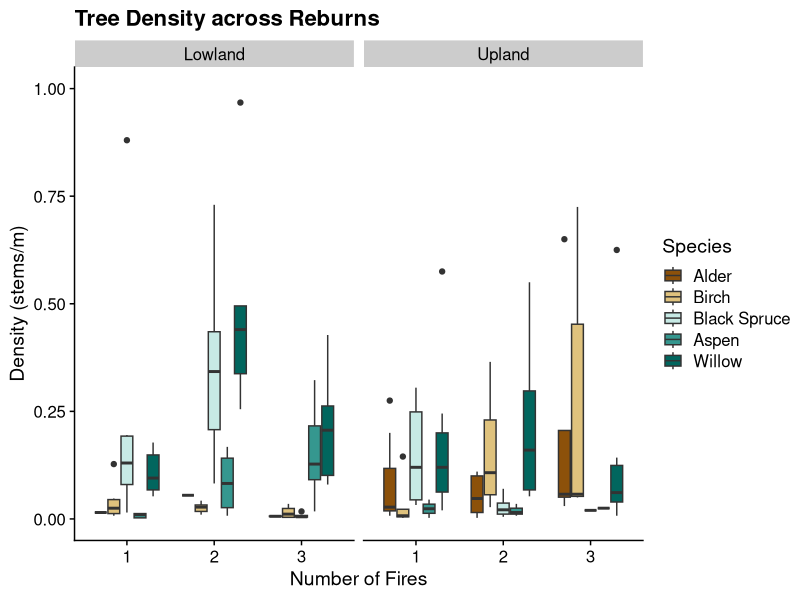
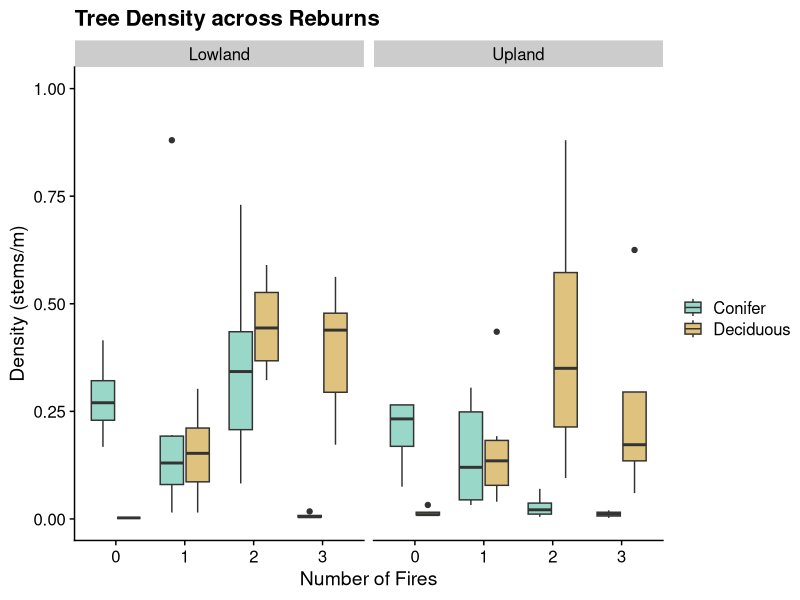

These charts were generated, in order, by the following R code:
# Figure X - used in presentations
# tree density

library(tidyverse)
library(cowplot)
library(here)
theme_set(theme_cowplot())
options(scipen = 9999)

dens <- read.csv(here("data/dbh_unclump.csv"), stringsAsFactors = F)

dens$SITE[dens$SITE == "DALTON"] <- "Upland"
dens$SITE[dens$SITE == "STEESE"] <- "Lowland"

dens$EXP_FACT <- 400

dens$EXP_FACT[dens$PLOT == "32_2"] <- 200
dens$EXP_FACT[dens$PLOT == "32_9"] <- 200
dens$EXP_FACT[dens$PLOT == "48_1"] <- 200
dens$EXP_FACT[dens$PLOT == "56_2"] <- 200
dens$EXP_FACT[dens$PLOT == "7_3"] <- 40
dens$EXP_FACT[dens$PLOT == "12_1"] <- 40
dens$EXP_FACT[dens$PLOT == "50_1"] <- 40
dens$EXP_FACT[dens$PLOT == "34_2"] <- 200

# plot ###########################################

dens_plot <- dens %>%
  filter(CANOPY > 0) %>%
  group_by(SITE, TREAT, PLOT, SPP) %>%
  summarise(COUNT_PLOT = n(), EXP_FACT = min(EXP_FACT))

dens_plot$COUNT_M <- dens_plot$COUNT_PLOT / dens_plot$EXP_FACT

dens_plot %>%
  filter(TREAT > 0) %>%
  filter(SPP != "ARCTO") %>%
  filter(SPP != "PIGL") %>%
  filter(SPP != "POBA") %>%
  ggplot(aes(x = as.factor(TREAT), y = COUNT_M, fill = SPP)) + 
  geom_boxplot()  + ylim(0,1) + 
  labs(x = "Number of Fires", y = "Density (stems/m)", 
       title = "Tree Density across Reburns") + 
scale_fill_manual(values = c("#8c510a",  "#dfc27d",
                             "#c7eae5", "#35978f", "#01665e"),
                  name = "Species",
                  labels = c("Alder",  "Birch",
                             "Black Spruce",
                             "Aspen", "Willow")) + 
  facet_wrap(~SITE)

# division ###########################################

dens_div <- dens %>%
  filter(CANOPY > 0) %>%
  group_by(SITE, TREAT, PLOT, DIV ) %>%
  summarise(COUNT_PLOT = n(), EXP_FACT = min(EXP_FACT))

dens_div$COUNT_M <- dens_div$COUNT_PLOT / dens_div$EXP_FACT

dens_div %>%
  ggplot(aes(x = as.factor(TREAT), y = COUNT_M, fill = DIV)) + 
  geom_boxplot()  + ylim(0,1) + 
  labs(x = "Number of Fires", y = "Density (stems/m)", 
       title = "Tree Density across Reburns") + 
  scale_fill_manual(values = c("#99d8c9",  "#dfc27d"),
                    name = " ",
                    labels = c("Conifer",  "Deciduous")) +
  facet_wrap(~SITE)

# averages ########################
av <- dens_plot %>%
  group_by(SITE, TREAT) %>%
  summarise(av = mean(COUNT_M))

av$av <- round(av$av, digits = 3)
